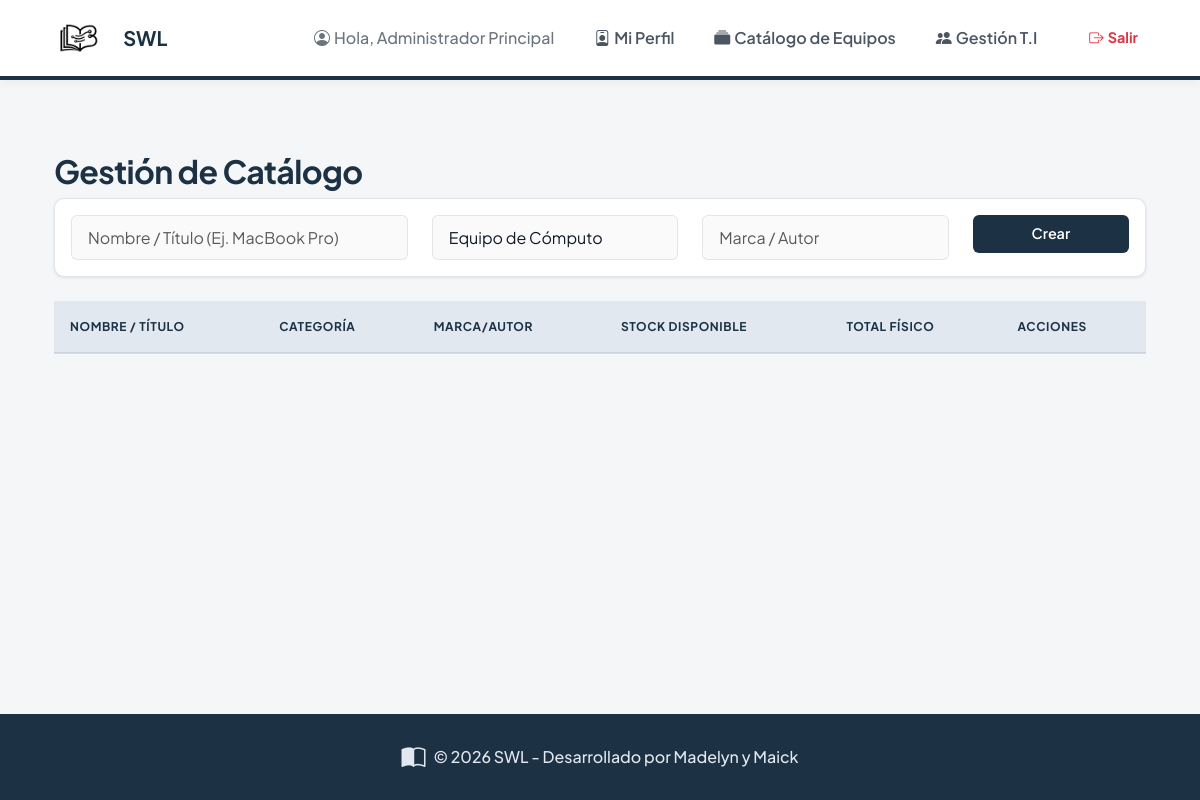
The page /admin/catalog (signed in) on the database as committed earlier.
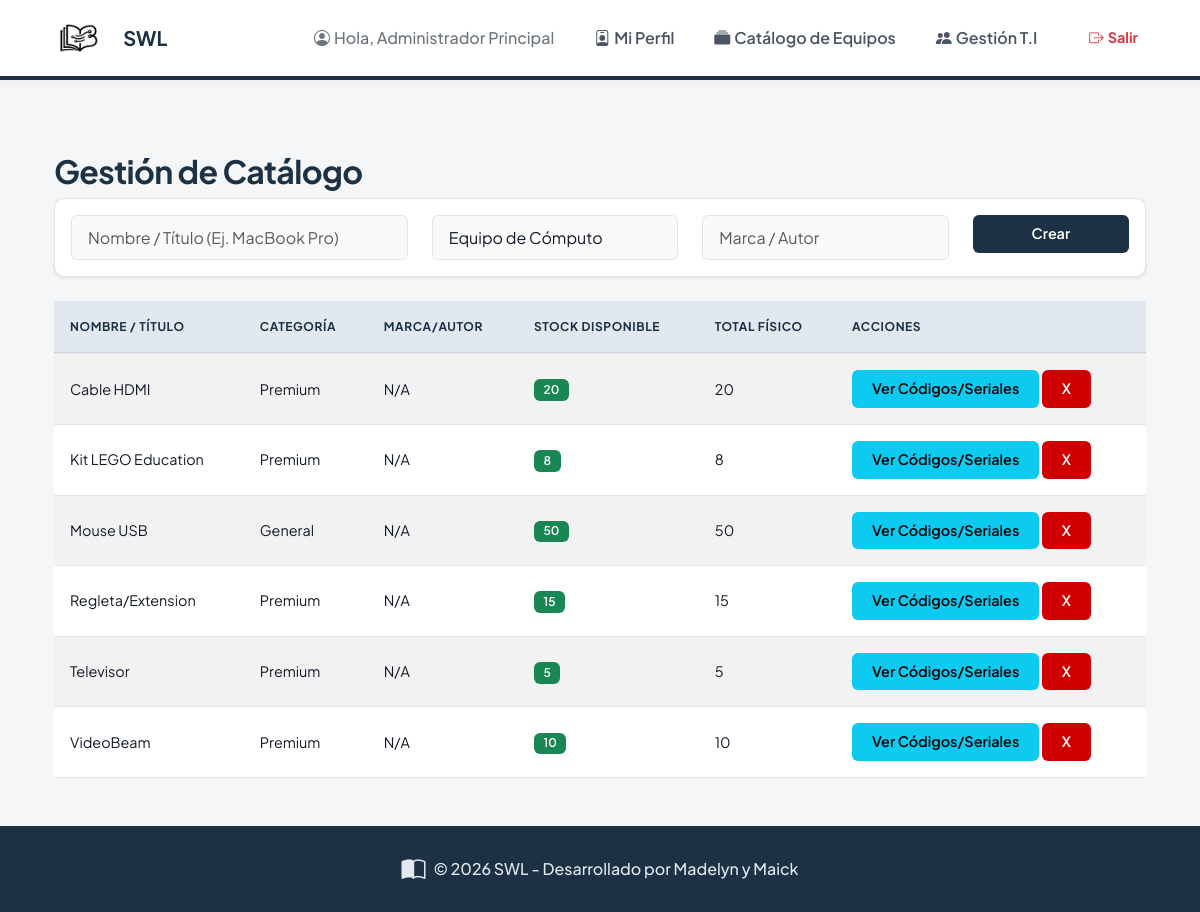
The same page on the database as committed later.
### app/models.py (models this page shows, shortened)
class User(UserMixin, db.Model):
    id = db.Column(db.Integer, primary_key=True)
    email = db.Column(db.String(120), unique=True, nullable=True)
    document_id = db.Column(db.String(20), unique=True, nullable=False)
    full_name = db.Column(db.String(100), nullable=False)
    phone = db.Column(db.String(20))
    role = db.Column(db.String(20), nullable=False)
    program_name = db.Column(db.String(100), nullable=True)
    password_hash = db.Column(db.String(255))

class Catalog(db.Model):
    id = db.Column(db.Integer, primary_key=True)
    title_or_name = db.Column(db.String(150), nullable=False)
    category = db.Column(db.String(50), nullable=False)
    author_or_brand = db.Column(db.String(100), nullable=True)
    instances = db.relationship('ItemInstance', backref='catalog_item', lazy='dynamic', cascade="all, delete-orphan")
    @property
    def available_count(self):
        return self.instances.filter_by(status='disponible').count()
    @property
    def total_count(self):
        return self.instances.count()

### app/admin/routes.py (the view, shortened to what this page needs)
@bp.route('/catalog', methods=['GET', 'POST'])
@role_required('bibliotecario', 'admin')
def catalog_manage():
    search_query = request.args.get('search', '')
    query = Catalog.query
    items = query.order_by(Catalog.title_or_name).all()
    return render_template('admin/catalog.html', items=items, search_query=search_query)

### app/models.py (called while the page is built)
@login_manager.user_loader
def load_user(user_id):
    return User.query.get(int(user_id))

### app/templates/admin/catalog.html (shortened to what this page needs)
{% extends 'base.html' %}
{% block content %}
<div class="container mt-4">
    <h2>Gestión de Catálogo</h2>
    <div class="card mb-4">
        <div class="card-body">
            <form method="POST" action="{{ url_for('admin.catalog_manage') }}">
                <div class="row">
                    <div class="col-md-4">
                        <input type="text" name="title_or_name" class="form-control"
                            placeholder="Nombre / Título (Ej. MacBook Pro)" required>
                    </div>
                    <div class="col-md-3">
                        <select name="category" class="form-control" required>
                            <option value="computo">Equipo de Cómputo</option>
                        </select>
                    </div>
                    <div class="col-md-3">
                        <input type="text" name="author_or_brand" class="form-control" placeholder="Marca / Autor">
                    </div>
                    <div class="col-md-2">
                        <button type="submit" class="btn btn-primary w-100">Crear</button>
                    </div>
                </div>
            </form>
        </div>
    </div>
    <table class="table table-striped">
        <thead>
            <tr>
                <th>Nombre / Título</th>
                <th>Categoría</th>
                <th>Marca/Autor</th>
                <th>Stock Disponible</th>
                <th>Total Físico</th>
                <th>Acciones</th>
            </tr>
        </thead>
        <tbody>
            {% for item in items %}
            <tr>
                <td>{{ item.title_or_name }}</td>
                <td>{{ item.category|capitalize }}</td>
                <td>{{ item.author_or_brand or 'N/A' }}</td>
                <td><span class="badge bg-success">{{ item.available_count }}</span></td>
                <td>{{ item.total_count }}</td>
                <td>
                    <a href="{{ url_for('admin.manage_instances', catalog_id=item.id) }}"
                        class="btn btn-sm btn-info">Ver Códigos/Seriales</a>
                    <form method="POST" action="{{ url_for('admin.catalog_delete', id=item.id) }}"
                        style="display:inline;">
                        <button type="submit" class="btn btn-sm btn-danger"
                            onclick="return confirm('¿Eliminar catálogo?')">X</button>
                    </form>
                </td>
            </tr>
            {% endfor %}
        </tbody>
    </table>
</div>
{% endblock %}

### app/templates/base.html (shortened to what this page needs)
<!DOCTYPE html>
<html lang="es">
<head>
    <link href="https://cdn.jsdelivr.net/npm/bootstrap@5.3.0/dist/css/bootstrap.min.css" rel="stylesheet">
    <link rel="stylesheet" href="https://cdn.jsdelivr.net/npm/bootstrap-icons@1.11.3/font/bootstrap-icons.min.css">
    <link rel="stylesheet" href="{{ url_for('static', filename='css/style.css') }}">
</head>
<body class="d-flex flex-column min-vh-100">
    {% if not 'auth' in request.endpoint %}
    <nav class="navbar navbar-expand-lg custom-navbar sticky-top">
        <div class="container">
            <a class="navbar-brand d-flex align-items-center gap-2" href="{{ url_for('main.index') }}">
                <img src="{{ url_for('static', filename='img/1.png') }}" alt="Logo SWL" height="40" style="border-radius: 6px; object-fit: contain;">
                <span class="d-none d-sm-inline">{{ config['APP_NAME'] }}</span>
            </a>
            <div class="collapse navbar-collapse justify-content-end" id="navbarNav">
                <ul class="navbar-nav align-items-lg-center gap-2 w-100 justify-content-lg-end">
                    {% if current_user.is_authenticated %}
                    <li class="nav-item me-lg-3 text-center text-lg-start mb-2 mb-lg-0">
                        <span class="text-secondary fw-medium">
                            <i class="bi bi-person-circle me-1"></i>Hola, {{ current_user.full_name }}
                        </span>
                    </li>
                    <li class="nav-item">
                        <a class="nav-link text-center text-lg-start" href="{{ url_for('main.profile') }}">
                            <i class="bi bi-person-badge me-1"></i>Mi Perfil
                        </a>
                    </li>
                    {% if current_user.role in ['admin', 'bibliotecario'] %}
                    <li class="nav-item">
                        <a class="nav-link text-center text-lg-start" href="{{ url_for('admin.catalog_manage') }}">
                            <i class="bi bi-collection-fill me-1"></i>Catálogo de Equipos
                        </a>
                    </li>
                    {% endif %}
                    {% if current_user.role == 'admin' %}
                    <li class="nav-item">
                        <a class="nav-link text-center text-lg-start" href="{{ url_for('admin.manage_users') }}">
                            <i class="bi bi-people-fill me-1"></i>Gestión T.I
                        </a>
                    </li>
                    {% elif current_user.role == 'bibliotecario' %}
                    <li class="nav-item">
                        <a class="nav-link text-center text-lg-start" href="{{ url_for('admin.admin_dashboard') }}">
                            <i class="bi bi-journal-bookmark-fill me-1"></i>Panel de Préstamos
                        </a>
                    </li>
                    {% endif %}
                    <li class="nav-item ms-lg-2 mt-2 mt-lg-0 d-grid d-lg-block">
                        <a class="btn btn-outline-danger btn-sm rounded-pill fw-bold" href="{{ url_for('auth.logout') }}">
                            <i class="bi bi-box-arrow-right me-1"></i>Salir
                        </a>
                    </li>
                    {% else %}
                    <li class="nav-item d-grid d-lg-block text-center mt-2 mt-lg-0">
                        <a class="btn btn-primary rounded-pill px-4 fw-bold" href="{{ url_for('auth.login') }}">
                            <i class="bi bi-box-arrow-in-right me-1"></i>Ingresar
                        </a>
                    </li>
                    {% endif %}
                </ul>
            </div>
        </div>
    </nav>
    {% endif %}
    <main class="{% if 'auth' not in request.endpoint %}container mt-5 mb-5{% endif %} flex-grow-1">
        {% block content %}{% endblock %}
    </main>
    <footer class="mt-auto py-4 text-center no-print" style="background-color: var(--brand-primary); color: var(--surface-alt);">
        <div class="container">
            <div class="d-flex justify-content-center align-items-center gap-2">
                <i class="bi bi-book-half fs-4"></i>
                <span class="fw-medium">© 2026 SWL - Desarrollado por Madelyn y Maick</span>
            </div>
        </div>
    </footer>
</body>
</html>

### app/static/css/style.css (style rules this page uses)
:root { --brand-primary: #1C3144; --brand-secondary: #3F88C5; --brand-accent: #D00000; --surface-alt: #E2E8F0; --bg-body: #F4F6F8; --surface-color: #ffffff; --border-color: rgba(28, 49, 68, 0.12); --text-primary: #111827; --text-secondary: #4B5563; --radius-sm: 6px; --radius-md: 10px; --radius-lg: 16px; --shadow-sm: 0 1px 3px rgba(28, 49, 68, 0.1); --shadow-md: 0 10px 15px -3px rgba(28, 49, 68, 0.08), 0 4px 6px -2px rgba(28, 49, 68, 0.04); --transition-fast: 0.2s cubic-bezier(0.4, 0, 0.2, 1); }
body { font-family: 'Plus Jakarta Sans', -apple-system, sans-serif; background-color: var(--bg-body); color: var(--text-primary); -webkit-font-smoothing: antialiased; line-height: 1.6; }
h1, h2, h3, h4, h5, h6 { font-weight: 700; color: var(--brand-primary); letter-spacing: -0.02em; }
.custom-navbar { background-color: var(--surface-color) !important; box-shadow: 0 2px 10px rgba(0,0,0,0.05); padding: 0.8rem 0; border-bottom: 4px solid var(--brand-primary); }
.navbar-brand { font-weight: 700; font-size: 1.25rem; color: var(--brand-primary) !important; }
.nav-link { color: var(--text-secondary) !important; font-weight: 600; transition: var(--transition-fast); padding: 0.5rem 1rem !important; border-radius: var(--radius-sm); }
.card { border: 1px solid var(--border-color); border-radius: var(--radius-md); background: var(--surface-color); box-shadow: var(--shadow-sm); transition: var(--transition-fast); height: 100%; }
.btn { border-radius: var(--radius-sm); padding: 0.5rem 1.25rem; font-weight: 600; font-size: 0.9rem; transition: var(--transition-fast); border: none; }
.btn-primary { background-color: var(--brand-primary); color: white; }
.btn-danger { background-color: var(--brand-accent); color: white; }
.table { margin-bottom: 0; }
.table thead th { background-color: var(--surface-alt); border-bottom: 2px solid var(--border-color); padding: 1rem; font-weight: 700; color: var(--brand-primary); text-transform: uppercase; font-size: 0.75rem; letter-spacing: 0.05em; }
.table tbody td { padding: 1rem; vertical-align: middle; border-bottom: 1px solid var(--border-color); color: var(--text-primary); font-size: 0.9rem; }
.form-control, .form-select { border-radius: var(--radius-sm); border: 1px solid var(--border-color); padding: 0.6rem 1rem; background-color: #fafafa; color: var(--text-primary); transition: var(--transition-fast); }
.badge { border-radius: 6px; padding: 0.4em 0.8em; font-weight: 600; font-size: 0.75rem; }

Rows that differ between the two databases and show on the page:
added Catalog: title_or_name "Cable HDMI", category "Premium", author_or_brand "N/A", available_count "20", total_count "20"
added Catalog: title_or_name "Kit LEGO Education", category "Premium", author_or_brand "N/A", available_count "8", total_count "8"
added Catalog: title_or_name "Mouse USB", category "General", author_or_brand "N/A", available_count "50", total_count "50"
added Catalog: title_or_name "Regleta/Extension", category "Premium", author_or_brand "N/A", available_count "15", total_count "15"
added Catalog: title_or_name "Televisor", category "Premium", author_or_brand "N/A", available_count "5", total_count "5"
added Catalog: title_or_name "VideoBeam", category "Premium", author_or_brand "N/A", available_count "10", total_count "10"
